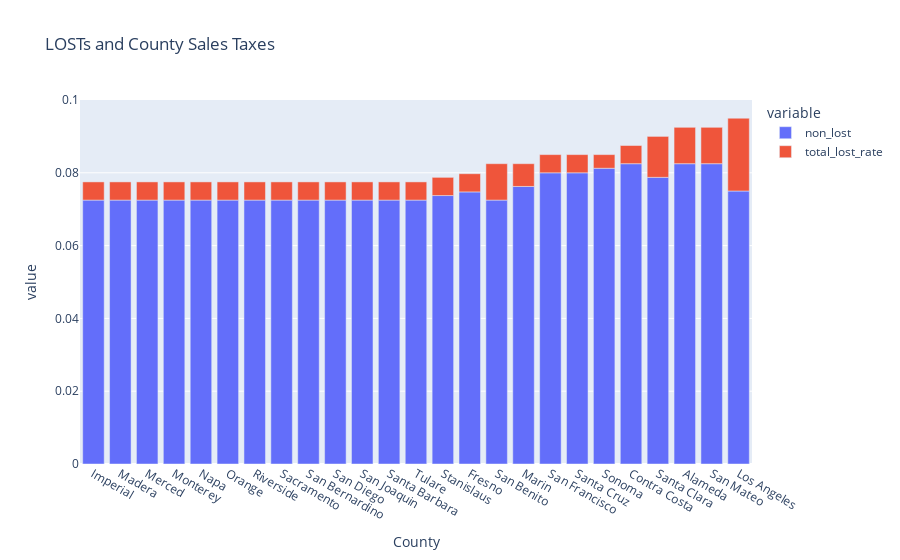

Source (notebook cell):
### Code cell
px.bar(rate,
      x='county_name',
      y=['non_lost','total_lost_rate'],
       labels={"county_name": "County",
                     "non_lost": "Other Sales Taxes"},
      title='LOSTs and County Sales Taxes')

### Figure 1 — Plotly figure (JSON) as saved in the notebook; plotly's stock layout.template omitted (floating-point values rounded to 4 significant figures)
{"data": [{"alignmentgroup": "True", "hovertemplate": "variable=non_lost<br>County=%{x}<br>value=%{y}<extra></extra>", "legendgroup": "non_lost", "marker": {"color": "#636efa"}, "name": "non_lost", "offsetgroup": "non_lost", "orientation": "v", "showlegend": true, "textposition": "auto", "type": "bar", "x": ["Imperial", "Madera", "Merced", "Monterey", "Napa", "Orange", "Riverside", "Sacramento", "San Bernardino", "San Diego", "San Joaquin", "Santa Barbara", "Tulare", "Stanislaus", "Fresno", "San Benito", "Marin", "San Francisco", "Santa Cruz", "Sonoma", "Contra Costa", "Santa Clara", "Alameda", "San Mateo", "Los Angeles"], "xaxis": "x", "y": [0.0725, 0.0725, 0.0725, 0.0725, 0.0725, 0.0725, 0.0725, 0.0725, 0.0725, 0.0725, 0.0725, 0.0725, 0.0725, 0.07375, 0.07475, 0.0725, 0.07625, 0.08, 0.08, 0.08125, 0.0825, 0.07875, 0.0825, 0.0825, 0.075], "yaxis": "y"}, {"alignmentgroup": "True", "hovertemplate": "variable=total_lost_rate<br>County=%{x}<br>value=%{y}<extra></extra>", "legendgroup": "total_lost_rate", "marker": {"color": "#EF553B"}, "name": "total_lost_rate", "offsetgroup": "total_lost_rate", "orientation": "v", "showlegend": true, "textposition": "auto", "type": "bar", "x": ["Imperial", "Madera", "Merced", "Monterey", "Napa", "Orange", "Riverside", "Sacramento", "San Bernardino", "San Diego", "San Joaquin", "Santa Barbara", "Tulare", "Stanislaus", "Fresno", "San Benito", "Marin", "San Francisco", "Santa Cruz", "Sonoma", "Contra Costa", "Santa Clara", "Alameda", "San Mateo", "Los Angeles"], "xaxis": "x", "y": [0.005, 0.005, 0.005, 0.005, 0.005, 0.005, 0.005, 0.005, 0.005, 0.005, 0.005, 0.005, 0.005, 0.005, 0.005, 0.01, 0.00625, 0.005, 0.005, 0.00375, 0.005, 0.01125, 0.01, 0.01, 0.02], "yaxis": "y"}], "layout": {"barmode": "relative", "legend": {"title": {"text": "variable"}, "tracegroupgap": 0}, "title": {"text": "LOSTs and County Sales Taxes"}, "xaxis": {"anchor": "y", "domain": [0, 1], "title": {"text": "County"}}, "yaxis": {"anchor": "x", "domain": [0, 1], "title": {"text": "value"}}}}
